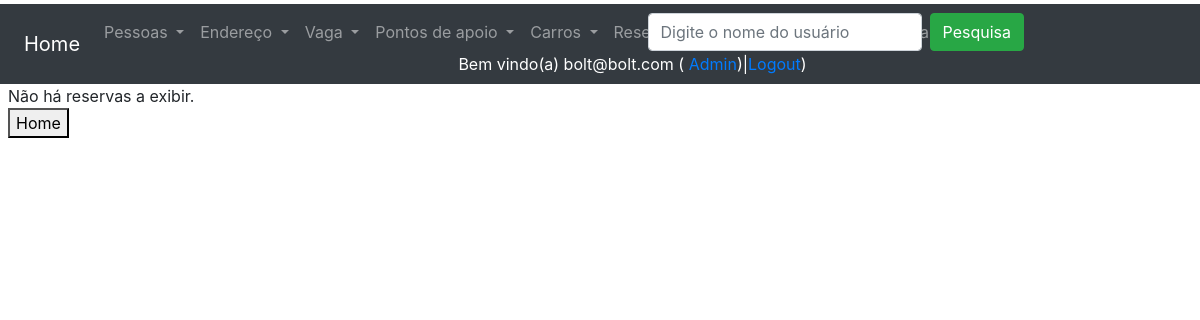
Page /listagemReservas/ (signed in) on the earlier database version.
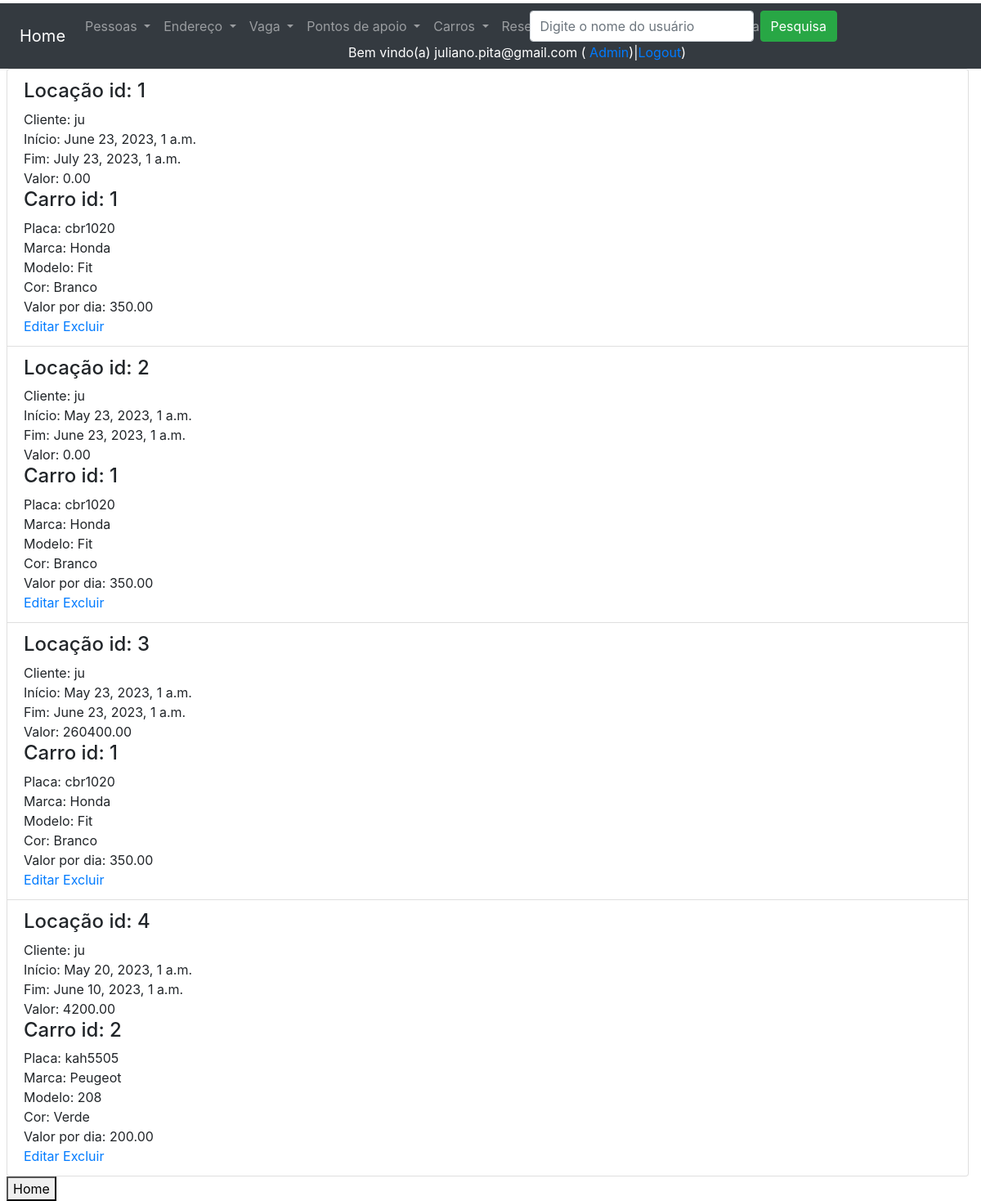
Same page on the later database version.
### users/models.py (models this page shows, shortened)
class CustomUser(AbstractUser):
    username = None
    email = models.EmailField(_("email address"), unique=True)
    USERNAME_FIELD = "email"
    REQUIRED_FIELDS = []
    objects = CustomUserManager()

### core/models.py (models this page shows, shortened)
class Reserva(models.Model):
    dataInicio = models.DateTimeField(verbose_name='Data de início')
    dataFim = models.DateTimeField(verbose_name='Data de fim', blank=True, null=True, default=None)
    valor = models.DecimalField(max_digits=10, decimal_places=2, blank=True, null=True, default=0.00, verbose_name='Valor')
    tempoReserva = models.DecimalField(max_digits=10, decimal_places=2, blank=True, null=True, default=0.00, verbose_name='Tempo de reserva')
    isActive = models.BooleanField(default=True, verbose_name='Ativo?')
    cliente = models.ForeignKey(Cliente, on_delete=models.DO_NOTHING, verbose_name='Cliente')
    carro = models.ForeignKey(Carro, default=None, null=True, on_delete=models.DO_NOTHING, verbose_name='Carro')
    @property
    def status(self):
        now = timezone.make_aware(datetime.now(), timezone.get_default_timezone())
        if self.dataFim == None and self.dataInicio > now:
            return 'Futuro'
        elif self.dataFim == None and self.dataInicio < now:
            return 'Presente'
        else:
            return 'Passado'
    class Meta:
        verbose_name_plural = "Reservas"

class Pessoa(models.Model):
    nome = models.CharField(max_length=100, verbose_name='Nome')
    identificacao = models.IntegerField(default=0, verbose_name='Identificação')
    telefone = models.IntegerField(default=0, verbose_name='Telefone')
    endereco = models.ForeignKey(Endereco, on_delete=models.DO_NOTHING, verbose_name='Endereço')
    user = models.ForeignKey(CustomUser, on_delete=models.DO_NOTHING, verbose_name='User')  # verificar se é assim
    class Meta:
        verbose_name_plural = 'Pessoas'

class Carro(models.Model):
    placa = models.CharField(max_length=20, verbose_name='Placa')
    marca = models.CharField(max_length=20, verbose_name='Marca')
    modelo = models.CharField(max_length=20, verbose_name='Modelo')
    cor = models.CharField(max_length=20, verbose_name='Cor')
    locacao = models.DecimalField(max_digits=10, decimal_places=2, blank=True, null=True, default=0.00, verbose_name='Valor')
    isActive = models.BooleanField(default=True, verbose_name='Ativo?')
    disponivel = models.BooleanField(default=True, blank=True, null=True, verbose_name='Disponível?')
    vaga = models.ForeignKey(Vaga, default=None, on_delete=models.DO_NOTHING, blank=True, null=True, verbose_name='Vaga')
    class Meta:
        verbose_name_plural = 'Carros'

### core/views.py (the view)
# urls.py: path('listagemReservas/', listagemReservas, name='url_listagem_reservas'),
@login_required
def listagemReservas(request):
    if request.POST and request.POST['input_pesquisa']:
        dados = Reserva.objects.filter(cliente__nome__icontains=request.POST['input_pesquisa'])
    else:
        dados = Reserva.objects.all()
    contexto = {'dados': dados, 'text_input': 'Digite o nome do usuário', 'listagem': 'listagem'}
    return render(request, 'core/listagem_reservas.html', contexto)

### core/templates/core/listagem_reservas.html (shortened to what this page needs)
{% extends 'base.html' %}
{% load static %}
{% block main %}
<ul class="list-group">
    {% for i in dados %}
    <li class="list-group-item">
        {% if i.isActive == True %}
        <h4>Locação id: {{ i.id }}</h4>
            Cliente: {{ i.cliente.nome }} <br>
            Início: {{ i.dataInicio }} <br>
            {% if i.status == 'Passado' %}
                Fim: {{ i.dataFim }} <br>
                Valor: {{ i.valor }} <br>
            {% elif i.status == 'Presente'  %}
                A locação ainda está ativa. <br>
            {% else %}
                A locação ainda não foi iniciada. <br>
            {% endif %}
        <h4>Carro id: {{ i.carro.id }} </h4>
            Placa: {{ i.carro.placa }} <br>
            Marca: {{ i.carro.marca }} <br>
            Modelo: {{ i.carro.modelo }} <br>
            Cor: {{ i.carro.cor }} <br>
            Valor por dia: {{ i.carro.locacao }}  <br>
            <a href="{% url 'url_altera_reserva' i.id %}">Editar</a>
            <a href="{% url 'url_exclui_reserva' i.id %}">Excluir</a>
            <br>
        {% endif %}
    {% empty %}
        Não há reservas a exibir.
    {% endfor %}
</ul>
<button onclick="window.location.href='/'">Home</button>
{% endblock %}

### templates/base.html (shortened to what this page needs)
<!DOCTYPE html>
<html lang="en">
<head>
    <link rel="stylesheet" href="https://cdn.jsdelivr.net/npm/bootstrap@4.6.2/dist/css/bootstrap.min.css">
</head>
<body>
<div class="container-fluid pt-1 pl-2">
    <div class="row bg-dark">
        <div class="col-12">
            <nav class="navbar navbar-expand-sm bg-dark navbar-dark">
                <a class="navbar-brand" href="/">Home</a>
                <div class="collapse navbar-collapse row w-100" id="collapsibleNavbar">
                    <div class="col-6">
                        <ul class="navbar-nav">
                            <li class="nav-item dropdown">
                                <a class="nav-link dropdown-toggle" href="#" id="navbardrop" data-toggle="dropdown">
                                    Pessoas
                                </a>
                            </li>
                            <li class="nav-item dropdown">
                                <a class="nav-link dropdown-toggle" href="#" id="navbardrop1" data-toggle="dropdown">
                                    Endereço
                                </a>
                            </li>
                            <li class="nav-item dropdown">
                                <a class="nav-link dropdown-toggle" href="#" id="navbardrop1" data-toggle="dropdown">
                                    Vaga
                                </a>
                            </li>
                            <li class="nav-item dropdown">
                                <a class="nav-link dropdown-toggle" href="#" id="navbardrop1" data-toggle="dropdown">
                                    Pontos de apoio
                                </a>
                            </li>
                            <li class="nav-item dropdown">
                                <a class="nav-link dropdown-toggle" href="#" id="navbardrop1" data-toggle="dropdown">
                                    Carros
                                </a>
                            </li>
                            <li class="nav-item dropdown">
                                <a class="nav-link dropdown-toggle" href="#" id="navbardrop1" data-toggle="dropdown">
                                    Reservas
                                </a>
                            </li>
                            <li class="nav-item dropdown">
                                <a class="nav-link dropdown-toggle" href="#" id="navbardrop1" data-toggle="dropdown">
                                </a>
                            </li>
                            <li class="nav-item dropdown">
                                <a class="nav-link dropdown-toggle" href="#" id="navbardrop1" data-toggle="dropdown">
                                </a>
                            </li>
                        </ul>
                    </div>
                    <div class="col">
                        {% if listagem %}
                            <form class="form-inline" method="post">
                                <input class="form-control mr-sm-2" type="text" placeholder="{{ text_input }}"
                                       name="input_pesquisa">
                                <button class="btn btn-success" type="submit">Pesquisa</button>
                            </form>
                        {% endif %}
                    </div>
                    <div class="col text-white d-flex justify-content-center align-items-center">
                        {% if user.get_username %}
                            Bem vindo(a) {{ user.get_username }} (&nbsp;
                            <a href="/admin/">Admin</a>)|
                            <a href="/accounts/logout/">Logout</a>)
                        {% else %}
                            Usuário(a) não autenticado(a) (
                            <a href="/accounts/login">Login</a> |
                            <a href="/accounts/registrar/">Registrar</a> )
                        {% endif %}
                    </div>
                </div>
            </nav>
        </div>
    </div>
    {% block main %}
    {% endblock %}
</div>
</body>
</html>

Differences in the rows shown:
changed CustomUser: get_username "bolt@bolt.com" → "juliano.pita@gmail.com"
added Reserva: id "1", cliente.nome "ju", dataInicio "June 23, 2023, 1 a.m.", dataFim "July 23, 2023, 1 a.m.", valor "0.00", carro.id "1", carro.placa "cbr1020", carro.marca "Honda", carro.modelo "Fit", carro.cor "Branco", carro.locacao "350.00"
added Reserva: id "2", cliente.nome "ju", dataInicio "May 23, 2023, 1 a.m.", dataFim "June 23, 2023, 1 a.m.", valor "0.00", carro.id "1", carro.placa "cbr1020", carro.marca "Honda", carro.modelo "Fit", carro.cor "Branco", carro.locacao "350.00"
added Reserva: id "3", cliente.nome "ju", dataInicio "May 23, 2023, 1 a.m.", dataFim "June 23, 2023, 1 a.m.", valor "260400.00", carro.id "1", carro.placa "cbr1020", carro.marca "Honda", carro.modelo "Fit", carro.cor "Branco", carro.locacao "350.00"
added Reserva: id "4", cliente.nome "ju", dataInicio "May 20, 2023, 1 a.m.", dataFim "June 10, 2023, 1 a.m.", valor "4200.00", carro.id "2", carro.placa "kah5505", carro.marca "Peugeot", carro.modelo "208", carro.cor "Verde", carro.locacao "200.00"
Other differences:
text no longer shown: "Não há reservas a exibir."
